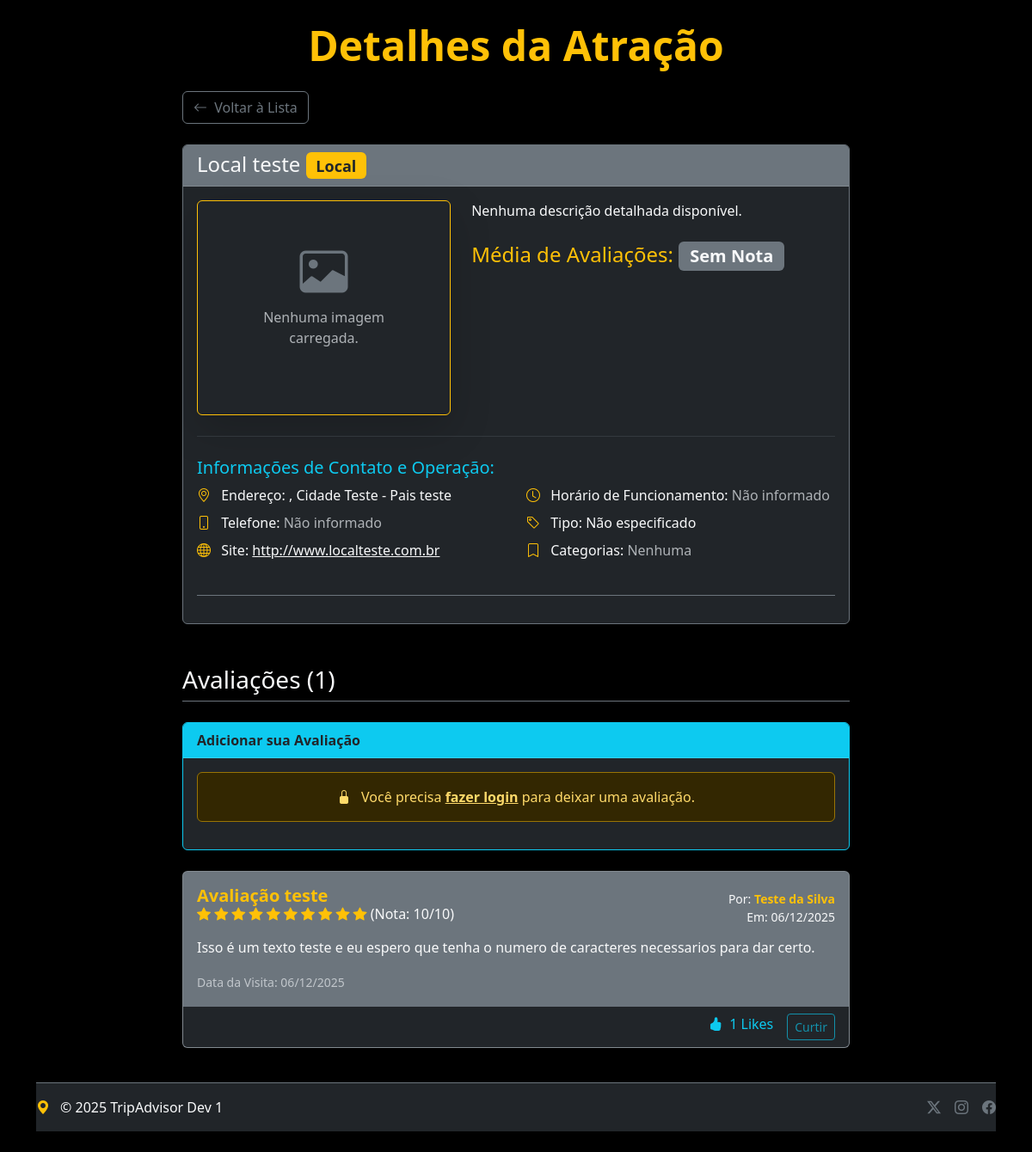
/tripAdvisor/detail/local/1/, run on an earlier commit of the app's database.
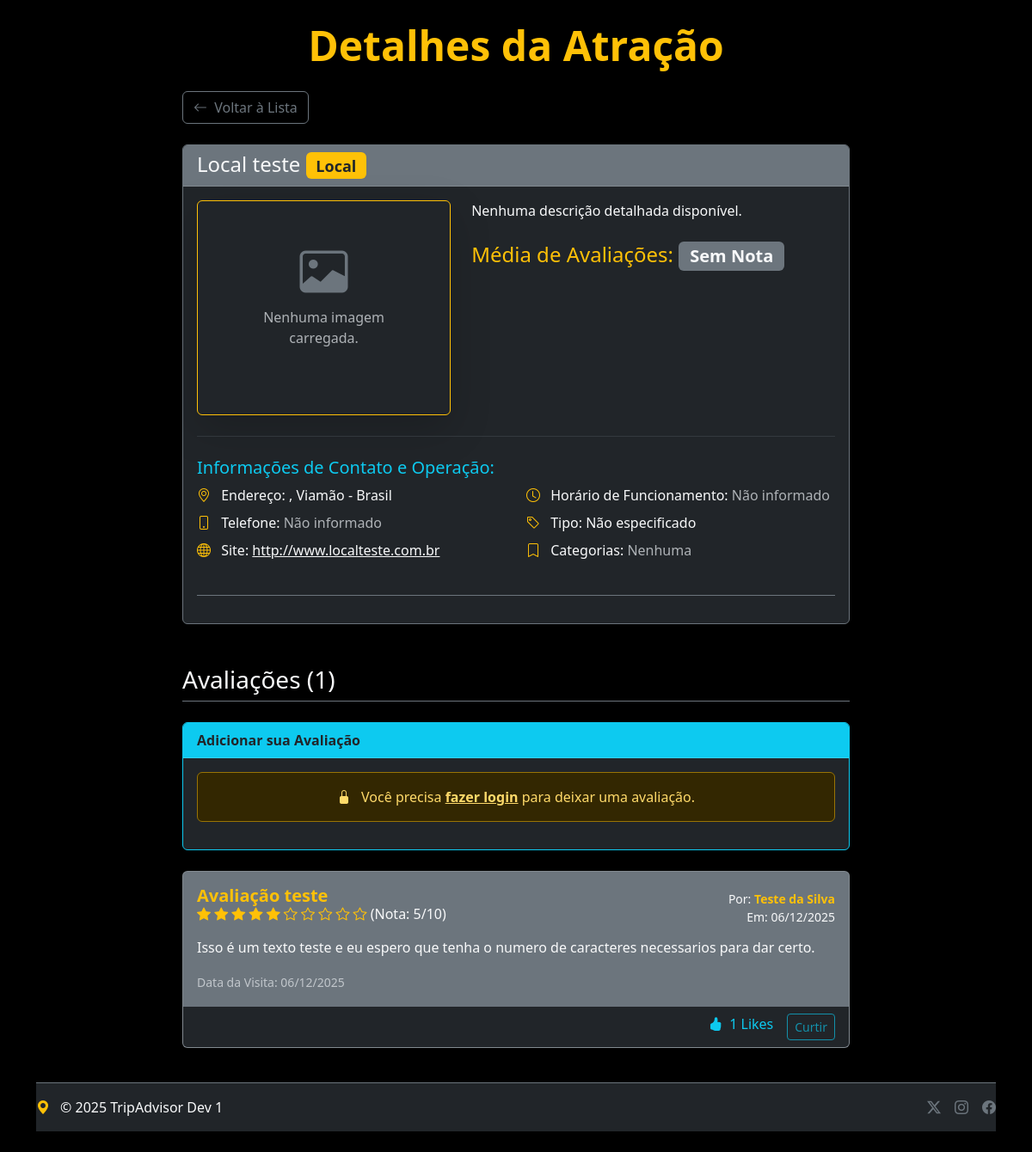
And on a later commit of the database.
### tripAdvisor/models/atracao.py (models this page shows, shortened)
class Atracao(BaseModel):
    nome = models.CharField(max_length=100, validators=[MinLengthValidator(5)])
    nota = models.FloatField()
    ingresso = models.BooleanField()
    valor = models.DecimalField(decimal_places=2, max_digits=10, blank=True, null=True)
    informacoes = models.TextField()
    site = models.URLField()
    telefone = models.CharField(max_length=11, blank=True, null=True)
    categoria = models.ForeignKey(
        Categoria,
        on_delete=models.SET_NULL,
        related_name='atracoes',
        null=True,
        verbose_name="Categoria"
    )
    endereco = models.ForeignKey(
        'Endereco',
        on_delete=models.SET_NULL,
        related_name='atracoes',
        blank=True,
        null=True,
        verbose_name="Endereço Físico"
    )
    class Meta:
        verbose_name = "Atração"
        verbose_name_plural = "Atrações"

### tripAdvisor/models/endereco.py (models this page shows, shortened)
class Endereco(BaseModel):
    cep = models.CharField(max_length=8, validators=[MinLengthValidator(8)])
    logradouro = models.CharField(max_length=50, validators=[MinLengthValidator(5)])
    numero = models.IntegerField(validators=[MinValueValidator(0)])
    complemento = models.CharField(max_length=50, validators=[MinLengthValidator(2)])
    bairro = models.CharField(max_length=30, validators=[MinLengthValidator(5)])
    cidade = models.CharField(max_length=30, validators=[MinLengthValidator(3)])
    estado = models.CharField(max_length=30, validators=[MinLengthValidator(5)])
    pais = models.CharField(max_length=100, validators=[MinLengthValidator(3)])

### tripAdvisor/models/avaliacao.py (models this page shows, shortened)
class Avaliacao(BaseModel):
    titulo = models.CharField(max_length=100, validators=[MinLengthValidator(3)])
    texto = models.TextField(validators=[MinLengthValidator(50)])
    nota = models.IntegerField(validators=[MinValueValidator(0), MaxValueValidator(10)])
    data_visita = models.DateField()
    data_avaliacao = models.DateField(auto_now_add=True)
    likes = models.IntegerField(default=0, validators=[MinValueValidator(0)])
    atracao = models.ForeignKey(
        Atracao,
        on_delete=models.CASCADE,
        related_name='avaliacoes_recebidas',
        verbose_name="Atração Avaliada"
    )
    perfil = models.ForeignKey(
        Perfil,
        on_delete=models.CASCADE,
        related_name='avaliacoes_feitas',
        verbose_name="Perfil Avaliador"
    )
    objects = AvaliacaoManager()
    class Meta:
        verbose_name = "Avaliação"
        verbose_name_plural = "Avaliações"
        unique_together = ('perfil', 'atracao')

### tripAdvisor/models/perfil.py (models this page shows, shortened)
class Perfil(BaseModel):
    email = models.CharField(max_length=100, validators=[MinLengthValidator(10)])
    nome = models.CharField(max_length=100, validators=[MinLengthValidator(10)])
    passaporte = models.CharField(max_length=10, validators=[MinLengthValidator(10)])
    data_nascimento = models.DateField()
    pais = models.CharField(max_length=100, validators=[MinLengthValidator(3)])
    genero = models.CharField(max_length=20, choices=Genero, default=Genero.NOT_INFORMED)
    pagina_pessoal = models.URLField(max_length=150, validators=[MinLengthValidator(15)], blank=True, null=True)
    biografia = models.TextField(blank=True, null=True)
    lingua = models.CharField(max_length=20, validators=[MinLengthValidator(5)], blank=True, null=True)
    premium = models.BooleanField(default=False)
    membro_desde = models.DateField(auto_now_add=True)
    user = models.OneToOneField(
        User,
        on_delete=models.CASCADE,
        primary_key=True,
    )

### tripAdvisor/views/atracoes_classes.py (the view)
# urls.py: path('detail/local/<int:pk>/', LocalDetailView.as_view(),name='local_detail'),
class LocalDetailView( DetailView):
    model = Local
    template_name = 'tripAdvisor/detail.html'
    context_object_name = 'atracao'
    def get_queryset(self):
        return super().get_queryset().select_related('endereco').prefetch_related(
            'categoria',
            'avaliacoes_recebidas__perfil'
        )
    def get_context_data(self, **kwargs):
        context = super().get_context_data(**kwargs)
        atracao = self.object
        context['model_name'] = 'local'
        context['avaliacao_form'] = AvaliacaoForm()
        context['avaliacoes'] = atracao.avaliacoes_recebidas.all().order_by('-data_avaliacao')
        context['atracao_pk'] = atracao.pk
        return context

### tripAdvisor/templates/tripAdvisor/detail.html (shortened to what the changed rows need)
{% extends "minimal.html"%}
{% block title %}
<h1 class="display-5 text-warning fw-bold mt-4">Detalhes da Atração</h1>
{% endblock title %}
{% block main %}
<div class="card bg-dark text-light border-secondary shadow-lg mb-5">
<div class="card-header bg-secondary">
<h2 class="h4 mb-0">{{ atracao.nome }} <span class="badge bg-warning text-dark">{{ model_name|capfirst }}</span></h2>
</div>
<div class="card-body">
    <div class="row">
        <div class="col-md-6">
            <ul class="list-unstyled">
                <li class="mb-2"><i class="bi bi-geo-alt me-2 text-warning"></i>
                    Endereço:
                    {% if atracao.endereco %}
                        {{ atracao.endereco.rua }}, {{ atracao.endereco.cidade }} - {{ atracao.endereco.pais }}
                    {% else %}
                        <span class="text-muted">Não informado</span>
                    {% endif %}
                </li>
                <li class="mb-2"><i class="bi bi-phone me-2 text-warning"></i>
                    Telefone:
                    {% if atracao.telefone %}
                        <a href="tel:{{ atracao.telefone }}" class="text-light">{{ atracao.telefone }}</a>
                    {% else %}
                        <span class="text-muted">Não informado</span>
                    {% endif %}
                </li>
                <li class="mb-2"><i class="bi bi-globe me-2 text-warning"></i>
                    Site:
                    {% if atracao.site %}
                        <a href="{{ atracao.site }}" target="_blank" class="text-light">{{ atracao.site }}</a>
                    {% else %}
                        <span class="text-muted">Não informado</span>
                    {% endif %}
                </li>
            </ul>
        </div>
    </div>
</div>
</div>
<div class="mt-5">
{% if avaliacoes %}
    {% for avaliacao in avaliacoes %}
        <div class="card bg-secondary text-light mb-3 shadow-sm">
            <div class="card-body">
                <div class="d-flex justify-content-between align-items-center mb-2">
                    <div>
                        <h5 class="card-title text-warning fw-bold mb-1">{{ avaliacao.titulo }}</h5>
                        <h6 class="card-subtitle mb-2">
                            {% for i in "1234567890"|make_list %}
                                {% if forloop.counter <= avaliacao.nota %}
                                    <i class="bi bi-star-fill text-warning"></i>
                                {% else %}
                                    <i class="bi bi-star text-warning"></i>
                                {% endif %}
                            {% endfor %}
                            (Nota: {{ avaliacao.nota }}/10)
                        </h6>
                    </div>
                    <small class="text-light text-end">
                        Por:
                        <a href="" class="text-warning fw-bold text-decoration-none">
                            {{ avaliacao.perfil.nome|default:avaliacao.perfil.user.username }}
                        </a>
                        <br>
                        Em: {{ avaliacao.data_avaliacao|date:"d/m/Y" }}
                    </small>
                </div>
                <p class="card-text">{{ avaliacao.texto }}</p>
                <small class="text-muted">Data da Visita: {{ avaliacao.data_visita|date:"d/m/Y" }}</small>
            </div>
            <div class="card-footer d-flex justify-content-end bg-dark border-secondary">
                <span class="text-info me-3"><i class="bi bi-hand-thumbs-up-fill me-1"></i> {{ avaliacao.likes }} Likes</span>
                <button class="btn btn-sm btn-outline-info disabled" title="Em desenvolvimento">Curtir</button>
            </div>
        </div>
    {% endfor %}
{% else %}
    <div class="alert alert-light text-center">
        Nenhuma avaliação ainda. Seja o primeiro a avaliar!
    </div>
{% endif %}
</div>
{% endblock main %}

What changed in the data, as far as the page shows it:
changed Atracao "Local teste": endereco.cidade "Cidade Teste" → "Viamão"; endereco.pais "Pais teste" → "Brasil"
changed Avaliacao "Avaliação teste": nota "10" → "5"
